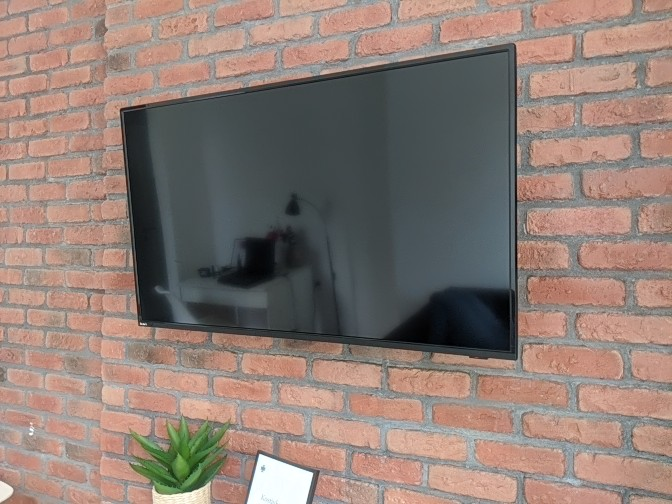
#> input picture media/test.jpg, 672 x 504 px
$ python crop_photo_2.py
#> lines starting #> are read from the running program, lines starting #| are printed output that depends on the picture; after the words box and inside, x2 and y2 are one past the last pixel; in counts of white or black regions, pixels touching at a corner belong together
import cv2

image = cv2.imread('media/test.jpg', cv2.IMREAD_COLOR)
#> image is the input picture: shape (504, 672, 3); mean B, G, R 116.6, 124.4, 141.9
image = cv2.resize(image, (500, 500), cv2.INTER_LINEAR)
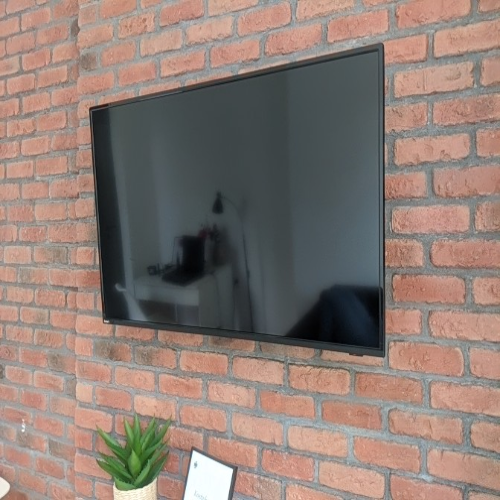
#> image: shape (500, 500, 3); mean B, G, R 116.5, 124.2, 141.8
cv2.imshow('Original Image', image)
print(image.shape)
#| (500, 500, 3)

imgheight = image.shape[1]
#> imgheight = 500
imgwidth = image.shape[0]
#> imgwidth = 500

M = imgheight // 3
#> M = 166
N = imgwidth // 3
#> N = 166
x1 = 0
y1 = 0

for y in range(0, imgheight, M):
    for x in range(0, imgwidth, N):
        if (imgheight - y) < M or (imgwidth - x) < N:
            break

        y1 = y + M
        x1 = x + N

        # check whether the patch width or height exceeds the image width or height
        if x1 >= imgwidth and y1 >= imgheight:
            x1 = imgwidth - 1
            y1 = imgheight - 1
            # Crop into patches of size MxN
            tiles = image[y:y + M, x:x + N]
            # Save each patch into file directory
            cv2.imwrite('saved_patches/' + 'tile' + str(x) + '_' + str(y) + '.jpg', tiles)
            cv2.rectangle(image, (x, y), (x1, y1), (0, 255, 0), 1)
        elif y1 >= imgheight:  # when patch height exceeds the image height
            y1 = imgheight - 1
            # Crop into patches of size MxN
            tiles = image[y:y + M, x:x + N]
            # Save each patch into file directory
            cv2.imwrite('saved_patches/' + 'tile' + str(x) + '_' + str(y) + '.jpg', tiles)
            cv2.rectangle(image, (x, y), (x1, y1), (0, 255, 0), 1)
        elif x1 >= imgwidth:  # when patch width exceeds the image width
            x1 = imgwidth - 1
            # Crop into patches of size MxN
            tiles = image[y:y + M, x:x + N]
            # Save each patch into file directory
            cv2.imwrite('saved_patches/' + 'tile' + str(x) + '_' + str(y) + '.jpg', tiles)
            cv2.rectangle(image, (x, y), (x1, y1), (0, 255, 0), 1)
        else:
            # Crop into patches of size MxN
            tiles = image[y:y + M, x:x + N]
            # Save each patch into file directory
            cv2.imwrite('saved_patches/' + 'tile' + str(x) + '_' + str(y) + '.jpg', tiles)
            cv2.rectangle(image, (x, y), (x1, y1), (0, 255, 0), 1)
#> this loop made 4 passes
#> pass 1, `cv2.imwrite('saved_patches/' + 'tile' + str(x) + '_' + str(y) + '.jpg'..`:
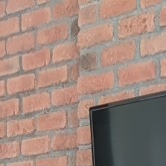
#> saved as tile0_0.jpg: shape (166, 166, 3); mean B, G, R 124.4, 134.7, 160.2
#> pass 1, `cv2.imwrite('saved_patches/' + 'tile' + str(x) + '_' + str(y) + '.jpg'..`:
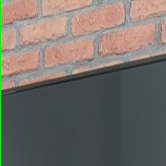
#> saved as tile166_0.jpg: shape (166, 166, 3); mean B, G, R 104.8, 109.8, 116.4
#> pass 1, `cv2.imwrite('saved_patches/' + 'tile' + str(x) + '_' + str(y) + '.jpg'..`:
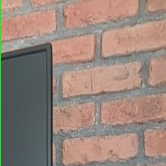
#> saved as tile332_0.jpg: shape (166, 166, 3); mean B, G, R 123.1, 133.1, 152.4
#> pass 2, `cv2.imwrite('saved_patches/' + 'tile' + str(x) + '_' + str(y) + '.jpg'..`:
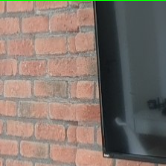
#> saved as tile0_166.jpg: shape (166, 166, 3); mean B, G, R 107.8, 115.9, 129.5
#> after the loop:
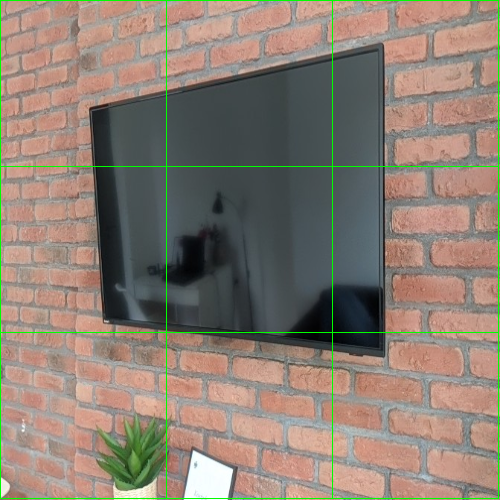
#> image: shape (500, 500, 3); 1.59% of pixels changed, all inside (x1, y1, x2, y2) = (0, 0, 499, 499)
#> after the loop:
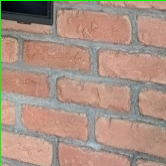
#> tiles: shape (166, 166, 3); mean B, G, R 130.7, 145, 170.3


# Save full image into file directory
cv2.imshow("Patched Image", image)
cv2.imwrite("media/patched.jpg", image)

cv2.waitKey()
cv2.destroyAllWindows()
